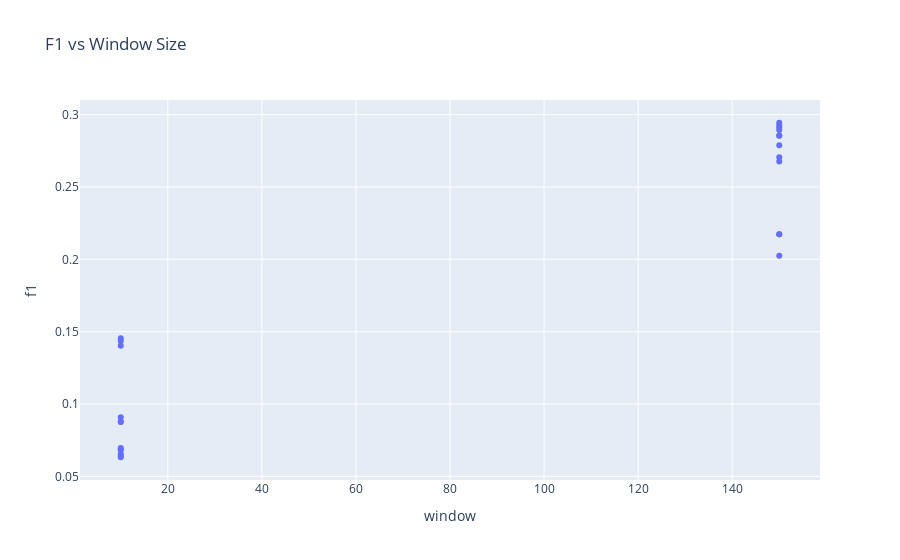
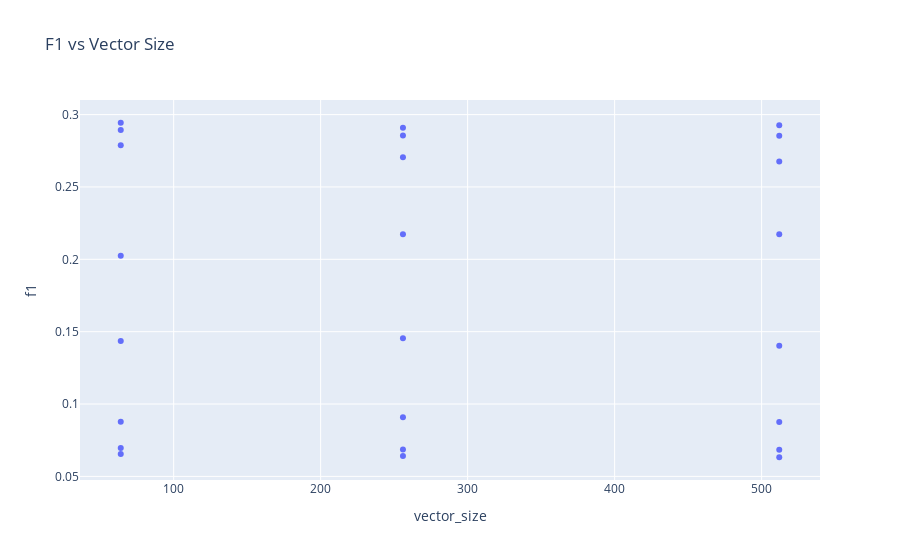

The cell these charts' notebook holds for them, in order:
### Code cell
# F1 vs. Window (hover_data will show model_name)
fig_window = px.scatter(df, 
                        x='window', 
                        y='f1', 
                        hover_data=['model_name'],  # what to show on hover
                        title='F1 vs Window Size')
fig_window.show()

# F1 vs. Vector Size
fig_vector = px.scatter(df, 
                        x='vector_size', 
                        y='f1', 
                        hover_data=['model_name'], 
                        title='F1 vs Vector Size')
fig_vector.show()

### Figure 1 — Plotly figure (JSON) as saved in the notebook; plotly's stock layout.template omitted (floating-point values rounded to 4 significant figures)
{"data": [{"customdata": [["b25-CBOW-64-5-10"], ["b25-CBOW-64-5-150"], ["b25-CBOW-64-20-10"], ["b25-CBOW-64-20-150"], ["b25-CBOW-256-5-10"], ["b25-CBOW-256-5-150"], ["b25-CBOW-256-20-10"], ["b25-CBOW-256-20-150"], ["b25-SG-64-5-10"], ["b25-SG-64-5-150"], ["b25-SG-64-20-10"], ["b25-SG-64-20-150"], ["b25-SG-256-5-10"], ["b25-SG-256-5-150"], ["b25-SG-256-20-10"], ["b25-SG-256-20-150"], ["b25-CBOW-512-5-10"], ["b25-CBOW-512-5-150"], ["b25-CBOW-512-20-10"], ["b25-CBOW-512-20-150"], ["b25-SG-512-5-10"], ["b25-SG-512-5-150"], ["b25-SG-512-20-10"], ["b25-SG-512-20-150"]], "hovertemplate": "window=%{x}<br>f1=%{y}<br>model_name=%{customdata[0]}<extra></extra>", "legendgroup": "", "marker": {"color": "#636efa", "symbol": "circle"}, "mode": "markers", "name": "", "orientation": "v", "showlegend": false, "type": "scatter", "x": [10, 150, 10, 150, 10, 150, 10, 150, 10, 150, 10, 150, 10, 150, 10, 150, 10, 150, 10, 150, 10, 150, 10, 150], "xaxis": "x", "y": [0.06546, 0.2025, 0.08772, 0.2893, 0.06404, 0.2173, 0.09086, 0.2909, 0.06957, 0.2789, 0.1435, 0.2944, 0.06865, 0.2705, 0.1455, 0.2856, 0.06323, 0.2174, 0.08751, 0.2926, 0.06846, 0.2676, 0.1403, 0.2854], "yaxis": "y"}], "layout": {"legend": {"tracegroupgap": 0}, "title": {"text": "F1 vs Window Size"}, "xaxis": {"anchor": "y", "domain": [0, 1], "title": {"text": "window"}}, "yaxis": {"anchor": "x", "domain": [0, 1], "title": {"text": "f1"}}}}

### Figure 2 — Plotly figure (JSON) as saved in the notebook; plotly's stock layout.template omitted (floating-point values rounded to 4 significant figures)
{"data": [{"customdata": [["b25-CBOW-64-5-10"], ["b25-CBOW-64-5-150"], ["b25-CBOW-64-20-10"], ["b25-CBOW-64-20-150"], ["b25-CBOW-256-5-10"], ["b25-CBOW-256-5-150"], ["b25-CBOW-256-20-10"], ["b25-CBOW-256-20-150"], ["b25-SG-64-5-10"], ["b25-SG-64-5-150"], ["b25-SG-64-20-10"], ["b25-SG-64-20-150"], ["b25-SG-256-5-10"], ["b25-SG-256-5-150"], ["b25-SG-256-20-10"], ["b25-SG-256-20-150"], ["b25-CBOW-512-5-10"], ["b25-CBOW-512-5-150"], ["b25-CBOW-512-20-10"], ["b25-CBOW-512-20-150"], ["b25-SG-512-5-10"], ["b25-SG-512-5-150"], ["b25-SG-512-20-10"], ["b25-SG-512-20-150"]], "hovertemplate": "vector_size=%{x}<br>f1=%{y}<br>model_name=%{customdata[0]}<extra></extra>", "legendgroup": "", "marker": {"color": "#636efa", "symbol": "circle"}, "mode": "markers", "name": "", "orientation": "v", "showlegend": false, "type": "scatter", "x": [64, 64, 64, 64, 256, 256, 256, 256, 64, 64, 64, 64, 256, 256, 256, 256, 512, 512, 512, 512, 512, 512, 512, 512], "xaxis": "x", "y": [0.06546, 0.2025, 0.08772, 0.2893, 0.06404, 0.2173, 0.09086, 0.2909, 0.06957, 0.2789, 0.1435, 0.2944, 0.06865, 0.2705, 0.1455, 0.2856, 0.06323, 0.2174, 0.08751, 0.2926, 0.06846, 0.2676, 0.1403, 0.2854], "yaxis": "y"}], "layout": {"legend": {"tracegroupgap": 0}, "title": {"text": "F1 vs Vector Size"}, "xaxis": {"anchor": "y", "domain": [0, 1], "title": {"text": "vector_size"}}, "yaxis": {"anchor": "x", "domain": [0, 1], "title": {"text": "f1"}}}}
